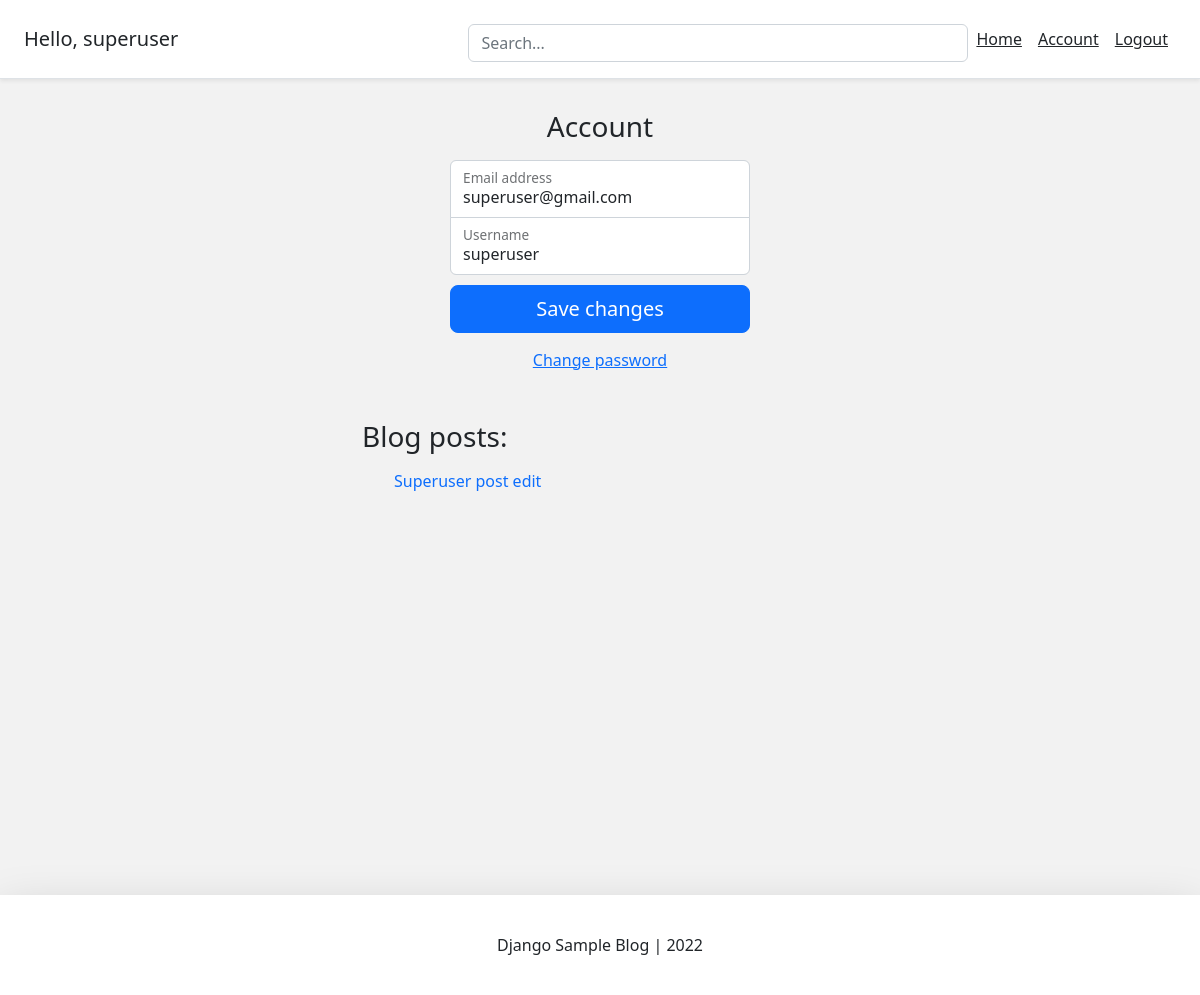
/account/ (signed in), run on the app's committed database.
### account/models.py (models this page shows, shortened)
class Account(AbstractBaseUser):
    email           = models.EmailField(verbose_name="email", max_length=60, unique=True)
    username        = models.CharField(max_length=30, unique=True)
    date_joined     = models.DateTimeField(verbose_name='date joined', auto_now_add=True)
    last_joined     = models.DateTimeField(verbose_name='last login', auto_now=True)
    is_admin        = models.BooleanField(default=False)
    is_active       = models.BooleanField(default=True)
    is_staff        = models.BooleanField(default=False)
    is_superuser    = models.BooleanField(default=False)
    USERNAME_FIELD = 'email'
    REQUIRED_FIELDS = ['username', ]
    objects = MyAccountManager()

### blog/models.py (models this page shows)
class BlogPost(models.Model):
    title = models.CharField(max_length=50, null=False, blank=False)
    body = models.TextField(max_length=5000, null=False, blank=False)
    image = models.ImageField(upload_to=upload_location, null=False, blank=False)
    date_published = models.DateTimeField(auto_now_add=True, verbose_name="date published")
    date_updated = models.DateTimeField(auto_now=True, verbose_name="date updated")
    author = models.ForeignKey(settings.AUTH_USER_MODEL, on_delete=models.CASCADE)
    slug = models.SlugField(blank=True, unique=True)
    def __str__(self):
        return self.title

### account/views.py (the view)
# urls.py: path('account/', account_view, name="account"),
def account_view(request):
    if not request.user.is_authenticated:
        return redirect('login')
    context = {}
    if request.POST:
        form = AccountUpdateForm(request.POST, instance=request.user)
        if form.is_valid():
            form.initial = {
                "email": request.POST['email'],
                "username": request.POST['username'],
            }
            form.save()
            context['success_message'] = "Updated"
    else:
        form = AccountUpdateForm(
            initial= {
                "email": request.user.email,
                "username": request.user.username,
            }
        )
    context['account_form'] = form
    blog_posts = BlogPost.objects.filter(author=request.user)
    context['blog_posts'] = blog_posts
    return render(request, 'account/account.html', context)

### account/forms.py (shortened to what this page needs)
class AccountUpdateForm(forms.ModelForm):
    class Meta:
        model = Account
        fields = ('email', 'username')

### account/templates/account/account.html (shortened to what this page needs)
{% extends 'base.html' %}
{% block content %}
<main class="form-signin w-100 m-auto">
    <form method="post">
        <h1 class="h3 mb-3 fw-normal">Account</h1>
        <div class="form-floating">
            <input type="email" name="email" class="form-control" id="floatingInput" placeholder="name@example.com"
            required autofocus value={{account_form.initial.email}}>
            <label for="floatingInput">Email address</label>
        </div>
        <div class="form-floating">
            <input type="username" name="username" class="form-control" id="floatingUsername" placeholder="Username"
            required value={{account_form.initial.username}}>
            <label for="floatingUsername">Username</label>
        </div>
        <button class="w-100 btn btn-lg btn-primary" type="submit">Save changes</button>
    </form>
</main>
<div class="d-flex flex-column">
    <a class="m-auto" href="{% url 'password_change' %}">Change password</a>
</div>
<div class="contatiner mt-4 p-4">
    <div class="row">
        <div class="blog-posts">
            <h3 class="mb-3 font-weight-normal">Blog posts:</h3>
            {% if blog_posts %}
            <ul>
                {% for post in blog_posts %}
                <a href="{% url 'blog:detail' post.slug %}" style="text-decoration: none;">
                    <li class="list-group-item">{{post}}</li>
                </a>
                {% endfor %}
            </ul>
            {% else %}
            <p>You have no blog posts. Create a post <a href="{% url 'blog:create' %}">here</a></p>
            {% endif %}
        </div>
    </div>
</div>
{% endblock content %}

### templates/snippets/header.html (shortened to what this page needs)
<link href="https://cdn.jsdelivr.net/npm/bootstrap@5.2.0-beta1/dist/css/bootstrap.min.css" rel="stylesheet">
<div class="d-flex flex-column flex-md-row align-items-center p-3 px-md-4 mb-3 bg-white border-bottom shadow-sm">
    <h5 class="my-0 mr-md-auto font-weight-normal">
        {% if request.user.is_authenticated %}
            Hello, {{request.user.username}}
        {% endif %}
    </h5>
    <div class="search-bar mt-sm-2 mr-2 ms-md-auto">
        <form method="get">
            <input class="form-control"  type="text" name="q" id="id_q" placeholder="Search...">
        </form>
    </div>
    <nav class="d-inline-flex my-2 mt-2 my-md-0 mr-md-3">
        {% if request.user.is_authenticated %}
            <a class="p-2 text-dark" href="{% url 'home' %}">Home</a>
            <a class="p-2 text-dark" href="{% url 'account' %}">Account</a>
            <a class="p-2 text-dark" href="{% url 'logout' %}">Logout</a>
        {% else %}
            <a class="p-2 text-dark" href="{% url 'home' %}">Home</a>
            <a class="p-2 text-dark" href="{% url 'login' %}">Login</a>
            <a class="btn btn-outline-primary" href="{% url 'register' %}">Register</a>
        {% endif %}
    </nav>
</div>

### templates/snippets/header.html (style rules this page uses)
@media (min-width: 768px) { html { font-size: 16px; } }
.search-bar { max-width: 500px; width: 100%; }

### templates/snippets/base_css.html (style rules this page uses)
body { background-color: #f2f2f2; }

### account/templates/account/account.html (style rules this page uses)
.form-signin { max-width: 330px; padding: 15px; }
.form-signin input[type="email"] { margin-bottom: -1px; border-bottom-right-radius: 0; border-bottom-left-radius: 0; }
.form-signin input[type="username"] { margin-bottom: 10px; border-top-left-radius: 0; border-top-right-radius: 0; }
.h3 { text-align: center; }
.blog-posts { max-width: 500px; width: 100%; margin: auto; }

### data on the page
Account: user.username "superuser", email "superuser@gmail.com", username "superuser"
BlogPost: title "Superuser post edit"
